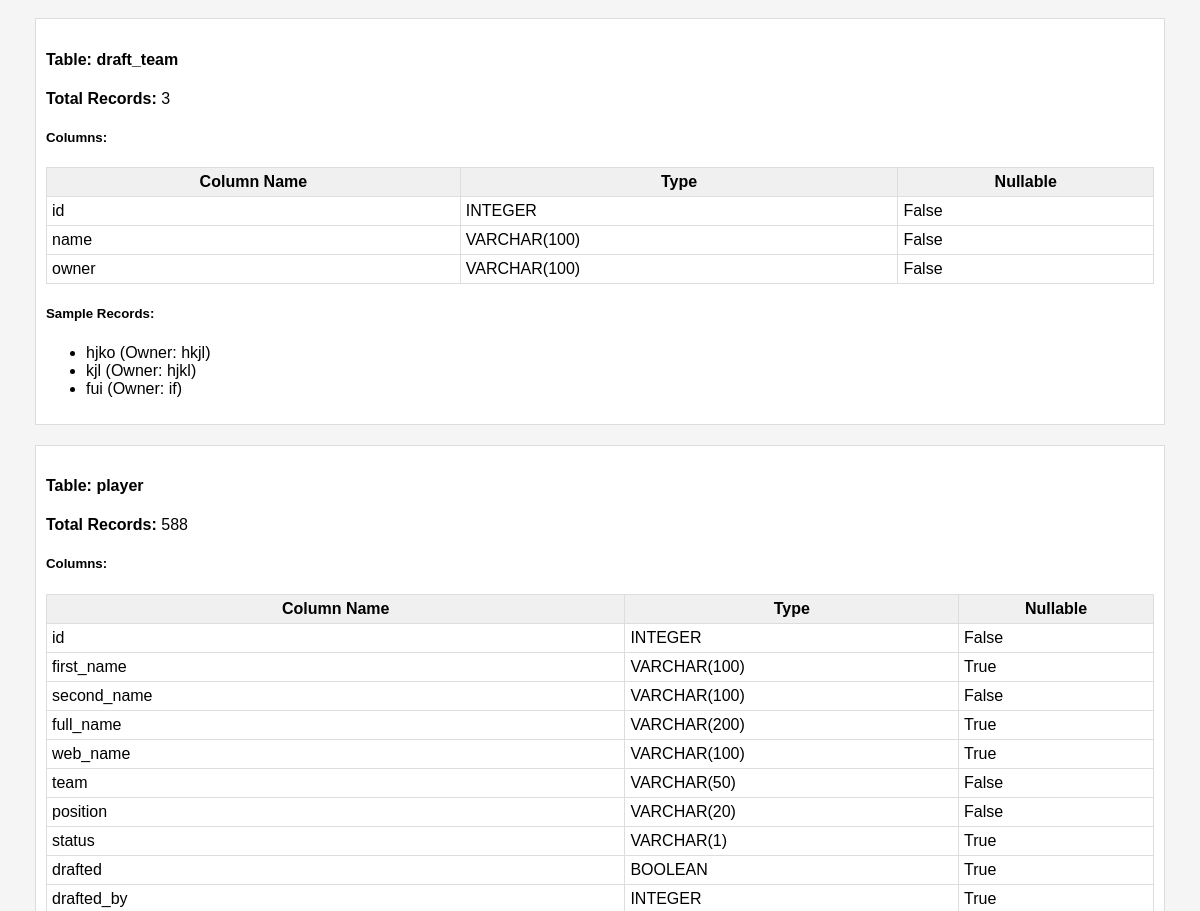
Before: /admin/database (middle part) with the older database file.
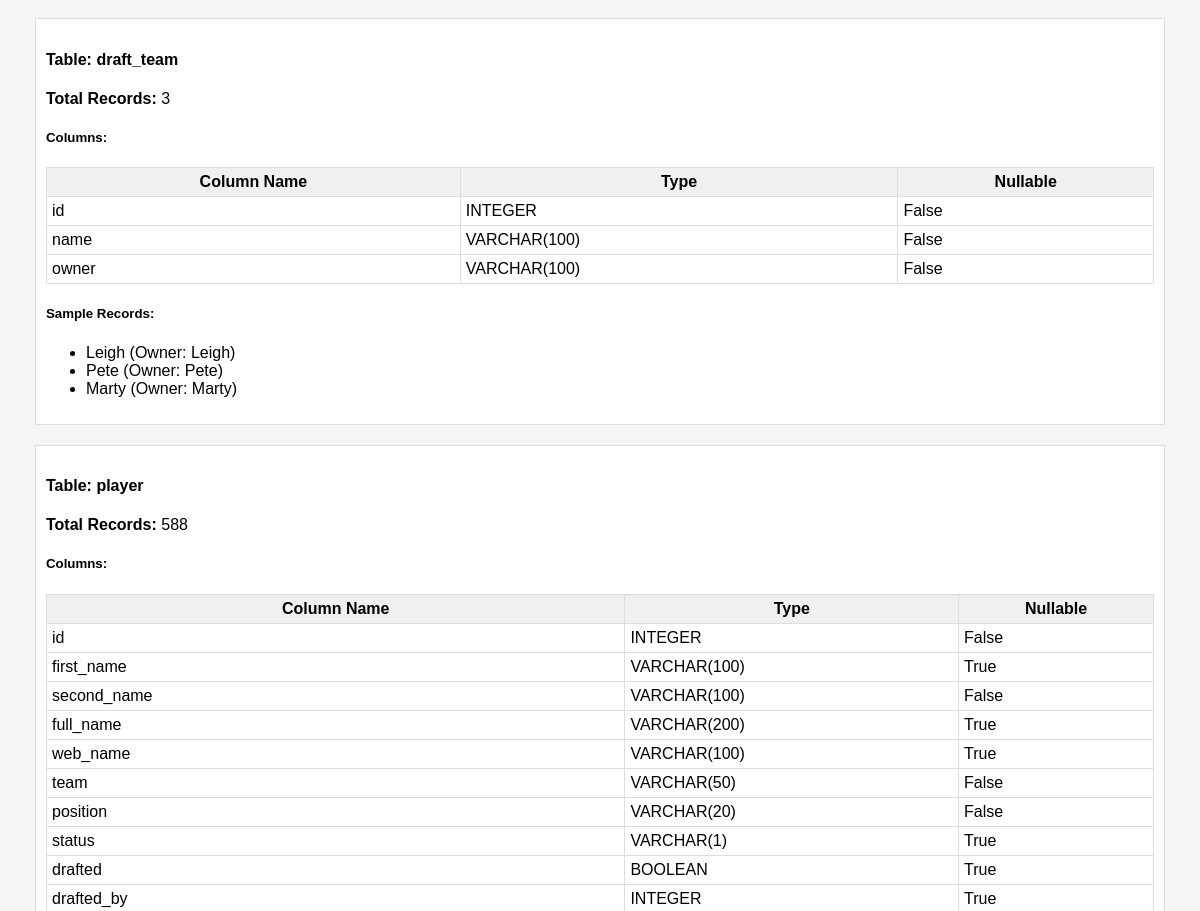
After: the same page with the newer database file.
### app.py (models this page shows, shortened)
class DraftTeam(db.Model):
    id = db.Column(db.Integer, primary_key=True)
    name = db.Column(db.String(100), nullable=False)
    owner = db.Column(db.String(100), nullable=False)
    players = db.relationship('Player', backref='draft_team', lazy=True)

### app.py (the view)
@app.route('/admin/database')
def admin_database():
    try:
        from sqlalchemy import inspect
        inspector = inspect(db.engine)
        tables = inspector.get_table_names()
        db_info = {}
        for table in tables:
            columns = inspector.get_columns(table)
            if table == 'player':
                count = Player.query.count()
                sample = Player.query.limit(5).all()
            elif table == 'draft_team':
                count = DraftTeam.query.count()
                sample = DraftTeam.query.limit(5).all()
            elif table == 'draft':
                count = Draft.query.count()
                sample = Draft.query.limit(5).all()
            else:
                count = 0
                sample = []
            db_info[table] = {
                'columns': columns,
                'count': count,
                'sample': sample
            }
        return render_template('admin_database.html', db_info=db_info, tables=tables)
    except Exception as e:
        return f"Error inspecting database: {str(e)}"

### app.py (called while the page is built)
    @property
    def name(self):
        return self.web_name or self.second_name

### templates/admin_database.html (shortened to what this page needs)
{% extends "base.html" %}
{% block content %}
<div style="background-color: #f5f5f5; padding: 15px; border-radius: 5px; margin-bottom: 20px;">
    {% for table in tables %}
        <div style="margin-bottom: 20px; border: 1px solid #ddd; padding: 10px; background-color: white;">
            <h4>Table: {{ table }}</h4>
            <p><strong>Total Records:</strong> {{ db_info[table].count }}</p>
            <h5>Columns:</h5>
            <table style="width: 100%; border-collapse: collapse;">
                <tr style="background-color: #f0f0f0;">
                    <th style="border: 1px solid #ddd; padding: 5px;">Column Name</th>
                    <th style="border: 1px solid #ddd; padding: 5px;">Type</th>
                    <th style="border: 1px solid #ddd; padding: 5px;">Nullable</th>
                </tr>
                {% for col in db_info[table].columns %}
                <tr>
                    <td style="border: 1px solid #ddd; padding: 5px;">{{ col.name }}</td>
                    <td style="border: 1px solid #ddd; padding: 5px;">{{ col.type }}</td>
                    <td style="border: 1px solid #ddd; padding: 5px;">{{ col.nullable }}</td>
                </tr>
                {% endfor %}
            </table>
            {% if db_info[table].sample %}
            <h5>Sample Records:</h5>
            <ul>
                {% for item in db_info[table].sample[:3] %}
                    <li>
                        {% if table == 'player' %}
                            {{ item.name }} - {{ item.position }} - {{ item.team }}
                        {% elif table == 'draft_team' %}
                            {{ item.name }} (Owner: {{ item.owner }})
                        {% else %}
                            ID: {{ item.id }}
                        {% endif %}
                    </li>
                {% endfor %}
            </ul>
            {% endif %}
        </div>
    {% endfor %}
</div>
{% endblock %}

Changed rows visible on the page:
removed DraftTeam: name "hjko", owner "hkjl"
removed DraftTeam: name "kjl", owner "hjkl"
added DraftTeam: name "Leigh", owner "Leigh"
added DraftTeam: name "Pete", owner "Pete"
changed DraftTeam: name "fui" → "Marty"; owner "if" → "Marty"
